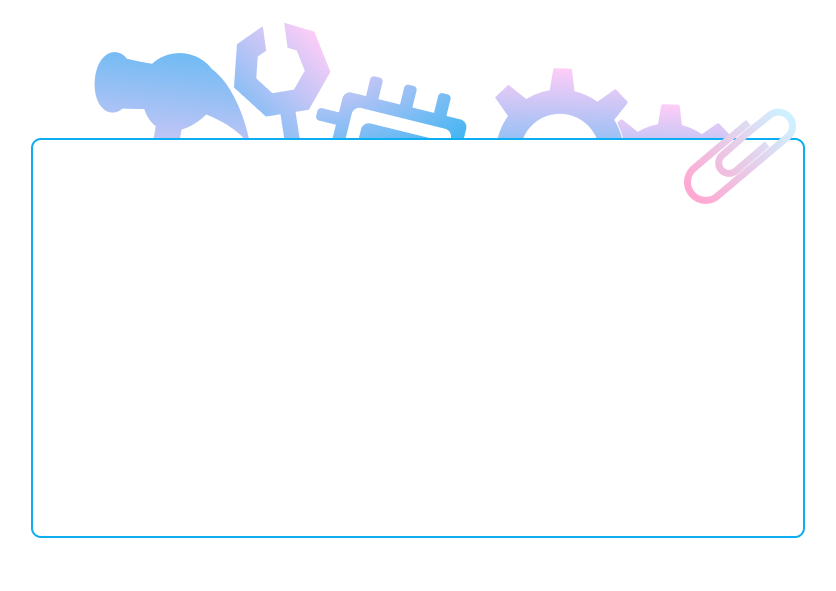
#> input picture templates/blank.png, 836 x 591 px
$ python test.py
#> lines starting #> are read from the running program, lines starting #| are printed output that depends on the picture
from PIL import Image, ImageDraw, ImageFont

# Load your PNG image
image_path = "templates/blank.png"  # Replace with your PNG file path
image = Image.open(image_path)
#> image is the input picture: PIL image 836x591 RGBA; mean R, G, B, A 248.6, 251.1, 254.3, 255

# Create a drawing context
draw = ImageDraw.Draw(image)

# Define the text and font
lines = ["Line 1", "A longer line of text", "Short"]  # Your lines of text
font_path = "fonts/Roboto-Bold.ttf"  # Replace with the path to your .ttf font file
font_size = 40  # Adjust font size as needed
try:
    font = ImageFont.truetype(font_path, font_size)
except Exception as e:
    pass

# Calculate the width of each line and find the widest line
line_widths = []
line_heights = []

for line in lines:
    text_bbox = draw.textbbox((0, 0), line, font=font)
    line_width = text_bbox[2] - text_bbox[0]
    line_height = text_bbox[3] - text_bbox[1]
    line_widths.append(line_width)
    line_heights.append(line_height)
#> this loop made 3 passes
#> (text_bbox, line_width, line_height) on passes 1 to 3: ((0, 8, 122, 38), 122, 30), ((0, 8, 395, 46), 395, 38), ((0, 8, 107, 38), 107, 30)
#> after the loop, line_heights = [30, 38, 30]; line_widths = [122, 395, 107]

max_line_width = max(line_widths)
#> max_line_width = 395
total_text_height = sum(line_heights) + (len(lines) - 1) * 10  # Add spacing between lines
#> total_text_height = 118

# Center the block of text vertically
image_width, image_height = image.size
#> image_width = 836; image_height = 591
start_y = (image_height - total_text_height) // 2
#> start_y = 236

# Draw each line, centered horizontally with respect to the widest line
y_offset = start_y
#> y_offset = 236
for i, line in enumerate(lines):
    line_width = line_widths[i]
    text_x = (image_width - max_line_width) // 2 + (max_line_width - line_width) // 2
    draw.text((text_x, y_offset), line, font=font, fill="black")  # Adjust fill color as needed
    y_offset += line_heights[i] + 10  # Move to the next line with spacing
#> this loop made 3 passes
#> (line_width, text_x, y_offset) on passes 1 to 3: (122, 356, 276), (395, 220, 324), (107, 364, 364)
#> after the loop, y_offset = 364

# Save the image
output_path = "output_image.png"  # Replace with your desired output path
image.save(output_path)
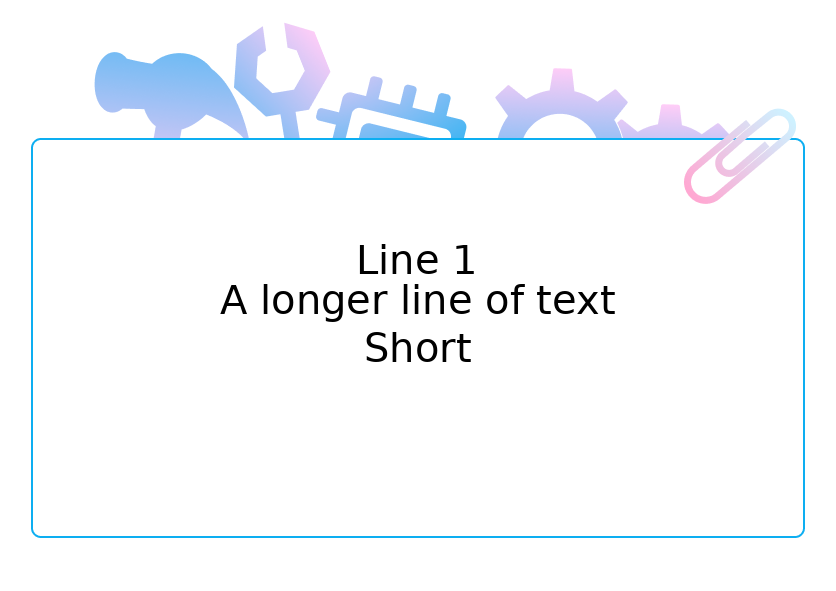
#> saved as output_image.png: PIL image 836x591 RGBA; mean R, G, B, A 246.2, 248.6, 251.8, 255

print(f"Image saved at {output_path}")

$ run again, with templates/mentor.png copied over templates/blank.png
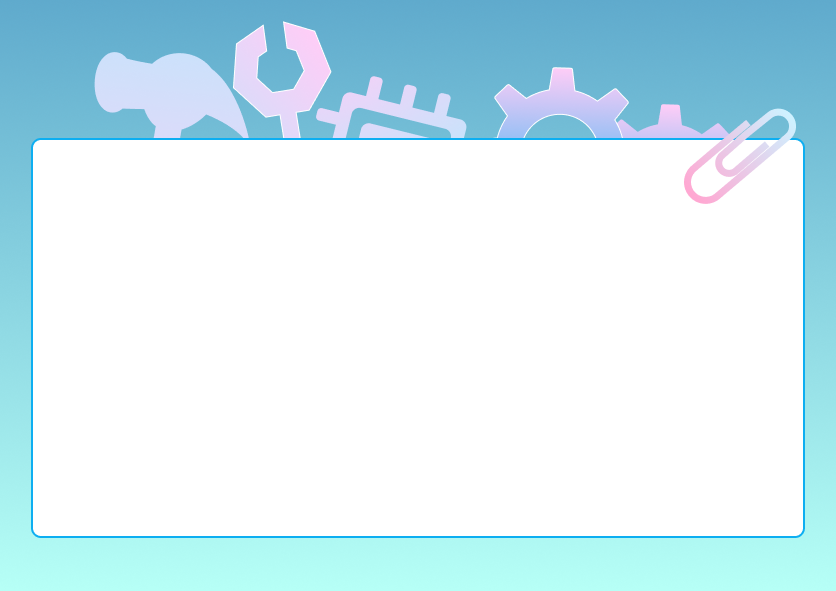
#> input picture templates/mentor.png, 836 x 591 px
#> image is the input picture: PIL image 836x591 RGBA; mean R, G, B, A 210.8, 235.9, 243.7, 254.9
#> the loop `for line in lines:` made 3 passes
#> (text_bbox, line_width, line_height) on passes 1 to 3: ((0, 8, 122, 38), 122, 30), ((0, 8, 395, 46), 395, 38), ((0, 8, 107, 38), 107, 30)
#> after the loop `for line in lines:`: line_heights = [30, 38, 30]; line_widths = [122, 395, 107]
#> max_line_width = 395
#> total_text_height = 118
#> start_y = 236
#> the loop `for i, line in enumerate(lines):` made 3 passes
#> (line_width, text_x, y_offset) on passes 1 to 3: (122, 356, 276), (395, 220, 324), (107, 364, 364)
#> after the loop `for i, line in enumerate(lines):`: y_offset = 364
#> `image.save(output_path)`:
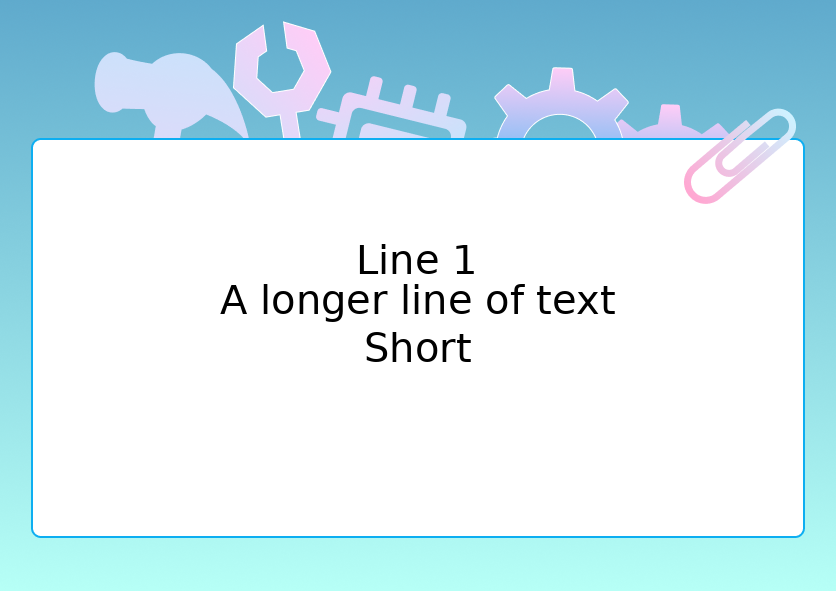
#> saved as output_image.png: PIL image 836x591 RGBA; mean R, G, B, A 208.4, 233.5, 241.2, 254.9; transparent parts drawn white
